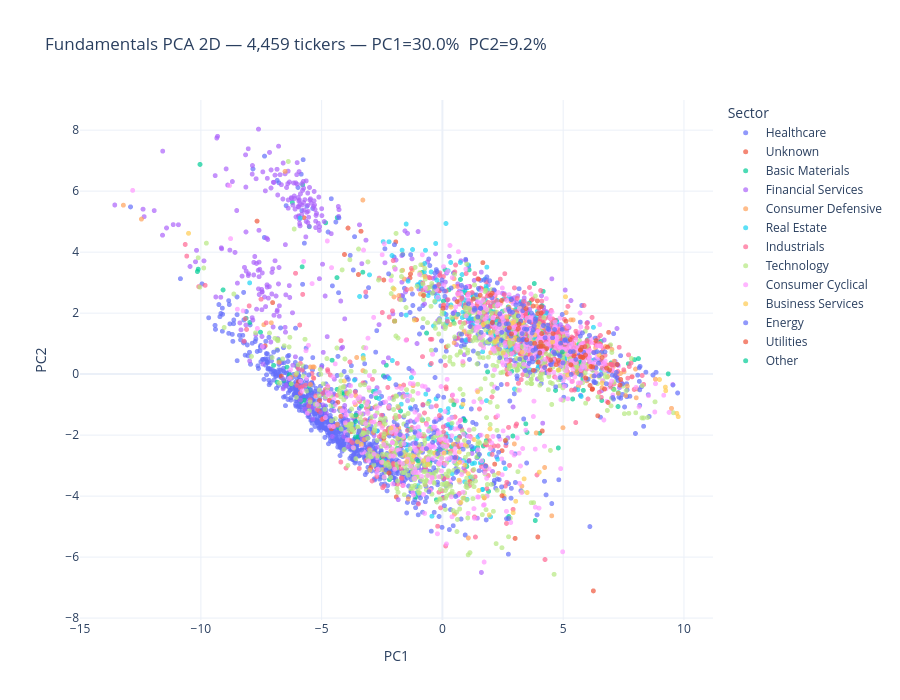

Source (notebook cell):
### Code cell
tmpl = _plotly_template()

fig2d = px.scatter(
    df,
    x='PC1',
    y='PC2',
    color='Sector',
    hover_data=['Ticker', 'Company Name', 'Industry'],
    title=f'Fundamentals PCA 2D — {len(df):,} tickers — PC1={ev1:.1%}  PC2={ev2:.1%}',
    template=tmpl,
    height=700,
    opacity=0.7,
)
fig2d.update_traces(marker_size=5)
display(fig2d)

### Figure 1 — Plotly figure (JSON) as saved in the notebook; plotly's stock layout.template omitted (floating-point values rounded to 4 significant figures; data arrays with more than 128 entries replaced by an {"elided": "..."} marker saying what was removed)
{"data": [{"customdata": {"elided": "1036x3 str values"}, "hovertemplate": "Sector=Healthcare<br>PC1=%{x}<br>PC2=%{y}<br>Ticker=%{customdata[0]}<br>Company Name=%{customdata[1]}<br>Industry=%{customdata[2]}<extra></extra>", "legendgroup": "Healthcare", "marker": {"color": "#636efa", "opacity": 0.7, "size": 5, "symbol": "circle"}, "mode": "markers", "name": "Healthcare", "showlegend": true, "type": "scattergl", "x": {"elided": "1036 float values"}, "xaxis": "x", "y": {"elided": "1036 float values"}, "yaxis": "y"}, {"customdata": {"elided": "88x3 str values"}, "hovertemplate": "Sector=Unknown<br>PC1=%{x}<br>PC2=%{y}<br>Ticker=%{customdata[0]}<br>Company Name=%{customdata[1]}<br>Industry=%{customdata[2]}<extra></extra>", "legendgroup": "Unknown", "marker": {"color": "#EF553B", "opacity": 0.7, "size": 5, "symbol": "circle"}, "mode": "markers", "name": "Unknown", "showlegend": true, "type": "scattergl", "x": [3.011, -5.733, -5.091, -5.963, 3.072, 3.693, 5.474, -3.78, -4.746, -4.329, -4.204, 5.753, 4.019, 0.9135, 2.215, -2.588, -3.477, -1.908, 3.032, -2.889, -6.668, -1.8, -7.029, -1.718, 0.1607, 2.688, -2.955, -1.321, -3.907, -4.686, -1.345, -4.587, -4.945, 3.964, -2.392, -7.34, 0.2057, 6.251, 1.136, 2.468, -7.673, -1.074, -1.931, 2.292, -2.427, 1.674, 0.649, -5.084, -2.424, 3.936, -1.978, -1.978, -1.978, -1.978, -1.978, -1.978, -1.978, -1.978, -1.978, -1.978, -1.978, -1.978, -1.978, -1.978, -1.978, -1.978, -1.978, -1.978, -1.978, -1.978, -1.978, -1.978, -1.978, -1.978, -1.978, -1.978, -1.978, -1.978, -1.978, -1.978, -1.978, -1.978, -1.978, -1.978, -1.978, -1.978, -1.978, -1.978], "xaxis": "x", "y": [-5.386, 5.129, -1.226, -0.2507, 0.8371, 2.431, 0.7322, -1.887, -0.425, -0.9257, -1.383, 0.9854, 1.724, 2.188, 1.792, -1.604, 3.266, -4.027, 1.139, -2.562, -0.06784, -2.977, 2.345, -2.348, 0.8922, -0.000256, -3.06, 3.284, 4.789, -0.8611, 3.156, -1.794, -1.463, 1.641, -1.991, 0.9265, -2.55, -7.108, -3.517, -2.511, 5.017, 1.782, 4.337, 2.241, 3.087, 3.655, 1.962, -0.8645, -2.11, 2.402, 1.738, 1.738, 1.738, 1.738, 1.738, 1.738, 1.738, 1.738, 1.738, 1.738, 1.738, 1.738, 1.738, 1.738, 1.738, 1.738, 1.738, 1.738, 1.738, 1.738, 1.738, 1.738, 1.738, 1.738, 1.738, 1.738, 1.738, 1.738, 1.738, 1.738, 1.738, 1.738, 1.738, 1.738, 1.738, 1.738, 1.738, 1.738], "yaxis": "y"}, {"customdata": {"elided": "207x3 str values"}, "hovertemplate": "Sector=Basic Materials<br>PC1=%{x}<br>PC2=%{y}<br>Ticker=%{customdata[0]}<br>Company Name=%{customdata[1]}<br>Industry=%{customdata[2]}<extra></extra>", "legendgroup": "Basic Materials", "marker": {"color": "#00cc96", "opacity": 0.7, "size": 5, "symbol": "circle"}, "mode": "markers", "name": "Basic Materials", "showlegend": true, "type": "scattergl", "x": {"elided": "207 float values"}, "xaxis": "x", "y": {"elided": "207 float values"}, "yaxis": "y"}, {"customdata": {"elided": "435x3 str values"}, "hovertemplate": "Sector=Financial Services<br>PC1=%{x}<br>PC2=%{y}<br>Ticker=%{customdata[0]}<br>Company Name=%{customdata[1]}<br>Industry=%{customdata[2]}<extra></extra>", "legendgroup": "Financial Services", "marker": {"color": "#ab63fa", "opacity": 0.7, "size": 5, "symbol": "circle"}, "mode": "markers", "name": "Financial Services", "showlegend": true, "type": "scattergl", "x": {"elided": "435 float values"}, "xaxis": "x", "y": {"elided": "435 float values"}, "yaxis": "y"}, {"customdata": {"elided": "192x3 str values"}, "hovertemplate": "Sector=Consumer Defensive<br>PC1=%{x}<br>PC2=%{y}<br>Ticker=%{customdata[0]}<br>Company Name=%{customdata[1]}<br>Industry=%{customdata[2]}<extra></extra>", "legendgroup": "Consumer Defensive", "marker": {"color": "#FFA15A", "opacity": 0.7, "size": 5, "symbol": "circle"}, "mode": "markers", "name": "Consumer Defensive", "showlegend": true, "type": "scattergl", "x": {"elided": "192 float values"}, "xaxis": "x", "y": {"elided": "192 float values"}, "yaxis": "y"}, {"customdata": {"elided": "248x3 str values"}, "hovertemplate": "Sector=Real Estate<br>PC1=%{x}<br>PC2=%{y}<br>Ticker=%{customdata[0]}<br>Company Name=%{customdata[1]}<br>Industry=%{customdata[2]}<extra></extra>", "legendgroup": "Real Estate", "marker": {"color": "#19d3f3", "opacity": 0.7, "size": 5, "symbol": "circle"}, "mode": "markers", "name": "Real Estate", "showlegend": true, "type": "scattergl", "x": {"elided": "248 float values"}, "xaxis": "x", "y": {"elided": "248 float values"}, "yaxis": "y"}, {"customdata": {"elided": "560x3 str values"}, "hovertemplate": "Sector=Industrials<br>PC1=%{x}<br>PC2=%{y}<br>Ticker=%{customdata[0]}<br>Company Name=%{customdata[1]}<br>Industry=%{customdata[2]}<extra></extra>", "legendgroup": "Industrials", "marker": {"color": "#FF6692", "opacity": 0.7, "size": 5, "symbol": "circle"}, "mode": "markers", "name": "Industrials", "showlegend": true, "type": "scattergl", "x": {"elided": "560 float values"}, "xaxis": "x", "y": {"elided": "560 float values"}, "yaxis": "y"}, {"customdata": {"elided": "730x3 str values"}, "hovertemplate": "Sector=Technology<br>PC1=%{x}<br>PC2=%{y}<br>Ticker=%{customdata[0]}<br>Company Name=%{customdata[1]}<br>Industry=%{customdata[2]}<extra></extra>", "legendgroup": "Technology", "marker": {"color": "#B6E880", "opacity": 0.7, "size": 5, "symbol": "circle"}, "mode": "markers", "name": "Technology", "showlegend": true, "type": "scattergl", "x": {"elided": "730 float values"}, "xaxis": "x", "y": {"elided": "730 float values"}, "yaxis": "y"}, {"customdata": {"elided": "587x3 str values"}, "hovertemplate": "Sector=Consumer Cyclical<br>PC1=%{x}<br>PC2=%{y}<br>Ticker=%{customdata[0]}<br>Company Name=%{customdata[1]}<br>Industry=%{customdata[2]}<extra></extra>", "legendgroup": "Consumer Cyclical", "marker": {"color": "#FF97FF", "opacity": 0.7, "size": 5, "symbol": "circle"}, "mode": "markers", "name": "Consumer Cyclical", "showlegend": true, "type": "scattergl", "x": {"elided": "587 float values"}, "xaxis": "x", "y": {"elided": "587 float values"}, "yaxis": "y"}, {"customdata": {"elided": "67x3 str values"}, "hovertemplate": "Sector=Business Services<br>PC1=%{x}<br>PC2=%{y}<br>Ticker=%{customdata[0]}<br>Company Name=%{customdata[1]}<br>Industry=%{customdata[2]}<extra></extra>", "legendgroup": "Business Services", "marker": {"color": "#FECB52", "opacity": 0.7, "size": 5, "symbol": "circle"}, "mode": "markers", "name": "Business Services", "showlegend": true, "type": "scattergl", "x": [6.485, 1.505, 1.462, 6.616, 3.828, -3.354, -4.059, 3.702, 1.971, 4.565, 1.075, 2.669, 6.185, 1.738, 0.07321, 6.1, 9.231, 3.294, 2.876, -1.162, 2.931, 2.985, 3.036, 2.52, 0.7084, 1.979, 1.315, 2.964, 1.697, 0.8467, 1.94, -3.282, -10.51, -0.6075, 5.096, -2.004, 2.551, -0.7249, 3.508, 3.384, 0.8927, -1.477, 3.942, -2.122, 0.4782, 3.304, -0.78, 0.6882, 4.807, 2.302, 0.3595, -1.193, -3.008, 9.763, 2.773, 4.011, 8.987, -3.515, 9.246, 5.182, 0.9529, 2.184, 0.9287, 9.705, 0.765, -0.3157, 0.6997], "xaxis": "x", "y": [0.6232, -3.818, -0.5792, -0.2895, 1.286, -2.295, -0.2266, 1.036, -1.795, 1.057, -3.265, 1.878, -0.07074, -4.059, -2.595, 0.2502, -0.4259, 0.7206, 1.669, 1.772, -4.543, 1.197, -4.17, 0.6981, -2.894, 1.367, -2.146, 1.706, 1.627, -0.9901, -4.618, 0.5348, 4.617, -2.962, 2.537, 2.792, -3.995, 3.199, -3.882, -3.434, 1.389, -2.868, 1.578, -1.767, 2.873, 1.695, -2.853, -3.479, 0.1439, 1.153, 2.198, -2.689, -3.149, -1.394, 1.179, -3.215, -0.1775, -2.217, -0.5441, -0.02635, -2.328, 1.063, -2.988, -1.285, -4.208, -2.58, -2.552], "yaxis": "y"}, {"customdata": {"elided": "228x3 str values"}, "hovertemplate": "Sector=Energy<br>PC1=%{x}<br>PC2=%{y}<br>Ticker=%{customdata[0]}<br>Company Name=%{customdata[1]}<br>Industry=%{customdata[2]}<extra></extra>", "legendgroup": "Energy", "marker": {"color": "#636efa", "opacity": 0.7, "size": 5, "symbol": "circle"}, "mode": "markers", "name": "Energy", "showlegend": true, "type": "scattergl", "x": {"elided": "228 float values"}, "xaxis": "x", "y": {"elided": "228 float values"}, "yaxis": "y"}, {"customdata": {"elided": "75x3 str values"}, "hovertemplate": "Sector=Utilities<br>PC1=%{x}<br>PC2=%{y}<br>Ticker=%{customdata[0]}<br>Company Name=%{customdata[1]}<br>Industry=%{customdata[2]}<extra></extra>", "legendgroup": "Utilities", "marker": {"color": "#EF553B", "opacity": 0.7, "size": 5, "symbol": "circle"}, "mode": "markers", "name": "Utilities", "showlegend": true, "type": "scattergl", "x": [5.814, 5.293, 5.708, 5.744, 4.085, 3.146, 1.566, 5.316, 3.99, 5.443, -3.372, 6.883, 5.904, 6.203, 5.936, 2.448, 0.02582, 4.134, 4.171, 6.711, 4.712, 7.35, 3.951, 6.855, 6.203, 6.61, 5.718, 6.358, -2.212, 6.153, 1.993, 0.6083, 4.098, 3.753, 3.95, 4.034, 5.114, 3.461, 2.068, 1.495, 7.381, 2.164, 4.454, 6.214, 3.488, 2.47, 4.318, 4.068, 2.605, 3.964, 3.766, 4.112, 6.431, -0.7793, 6.924, 4.583, 5.923, 6.224, 1.282, 4.089, 4.802, 3.176, 6.836, 2.773, 2.06, 3.818, 6.796, 5.814, 2.86, 7.238, -4.054, 5.768, 5.718, 4.483, 6.112], "xaxis": "x", "y": [0.549, 1.132, 0.5707, 0.5676, 2.001, 1.497, 2.584, 0.3106, 0.9065, 0.5995, 4.685, 1.37, 0.902, -0.4977, -0.1277, 2.415, 2.161, -1.864, 0.9108, -0.4885, 0.3085, -0.362, 1.986, -0.9286, -0.4977, 0.5436, 0.7934, 1.098, -3.241, 0.2513, 2.589, 2.377, 2.214, 2.233, -5.34, 0.6952, 1.735, 2.149, 1.693, 3.113, -0.1739, -2.952, 0.1425, -0.4832, 1.125, -3.986, 0.8355, 1.045, -2.18, 0.3968, 0.1261, 1.33, -1.366, 2.58, 0.1408, 1.326, 0.6256, 0.2349, 2.465, 0.9096, 0.4488, 1.642, 0.8876, 1.517, 2.655, 1.011, 0.1951, 0.549, 1.32, 0.3179, 3.923, 0.8774, 0.7934, 0.4632, -0.3719], "yaxis": "y"}, {"customdata": [["BH", "Biglari Holdings Inc.", "Diversified Holdings"], ["BRK-A", "BERKSHIRE HATHAWAY INC", "Diversified Holdings"], ["CW", "CURTISS WRIGHT CORP", "Diversified Holdings"], ["DFCO", "DALRADA FINANCIAL CORP", "Diversified Holdings"], ["MARA", "Marathon Patent Group, Inc.", "Diversified Holdings"], ["RIOT", "Riot Blockchain, Inc.", "Diversified Holdings"]], "hovertemplate": "Sector=Other<br>PC1=%{x}<br>PC2=%{y}<br>Ticker=%{customdata[0]}<br>Company Name=%{customdata[1]}<br>Industry=%{customdata[2]}<extra></extra>", "legendgroup": "Other", "marker": {"color": "#00cc96", "opacity": 0.7, "size": 5, "symbol": "circle"}, "mode": "markers", "name": "Other", "showlegend": true, "type": "scattergl", "x": [0.4733, 9.349, 4.964, -3.578, -0.6547, -1.008], "xaxis": "x", "y": [-1.004, 0.008137, 0.7266, -1.345, 1.346, -2.841], "yaxis": "y"}], "layout": {"height": 700, "legend": {"title": {"text": "Sector"}, "tracegroupgap": 0}, "title": {"text": "Fundamentals PCA 2D — 4,459 tickers — PC1=30.0%  PC2=9.2%"}, "xaxis": {"anchor": "y", "domain": [0, 1], "title": {"text": "PC1"}}, "yaxis": {"anchor": "x", "domain": [0, 1], "title": {"text": "PC2"}}}}
